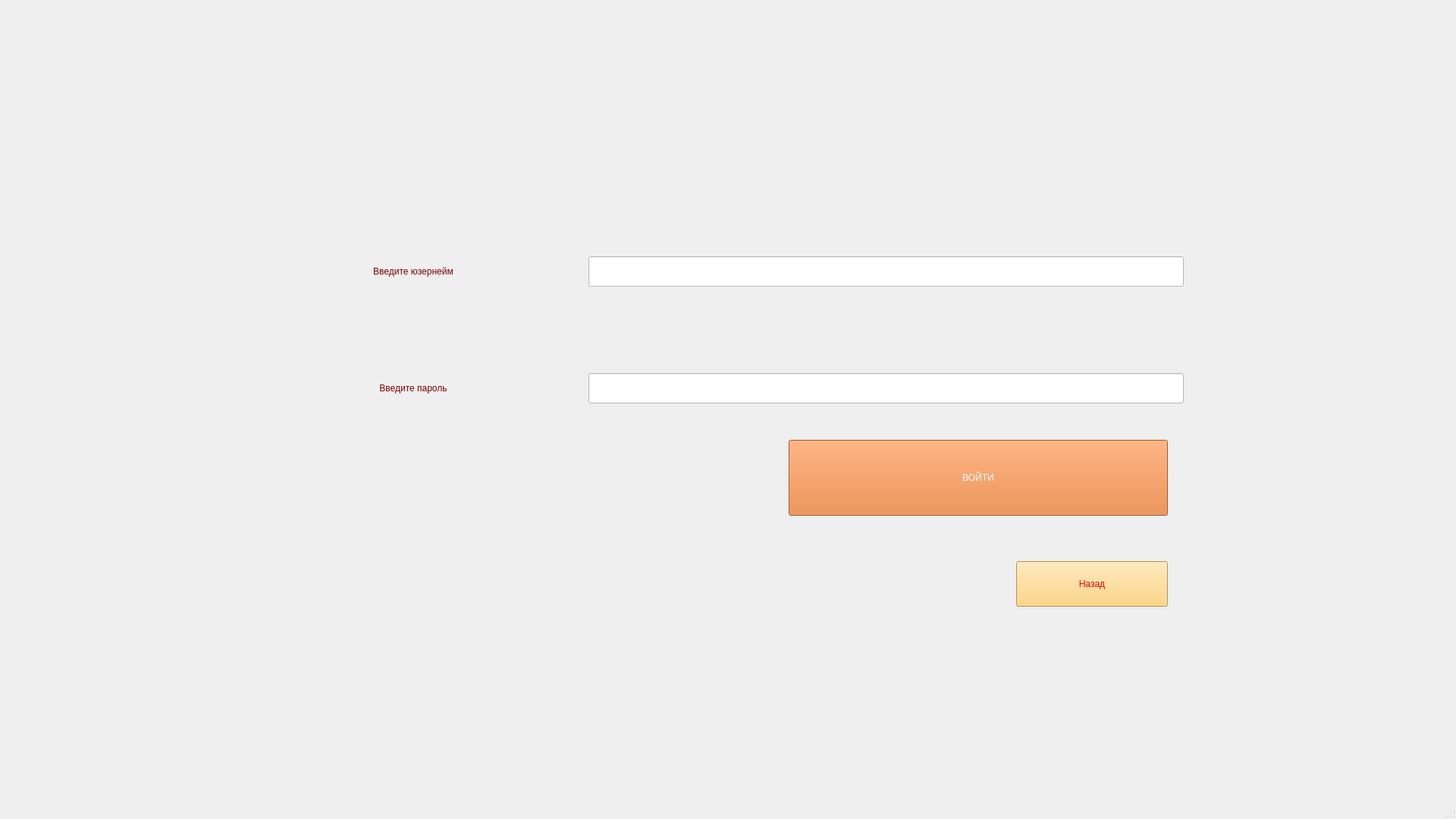
<?xml version="1.0" encoding="UTF-8"?>
<ui version="4.0">
 <class>LogWindow</class>
 <widget class="QMainWindow" name="LogWindow">
  <property name="geometry">
   <rect>
    <x>0</x>
    <y>0</y>
    <width>1920</width>
    <height>1080</height>
   </rect>
  </property>
  <property name="windowTitle">
   <string>Регистрация</string>
  </property>
  <widget class="QWidget" name="centralwidget">
   <widget class="QWidget" name="gridLayoutWidget">
    <property name="geometry">
     <rect>
      <x>320</x>
      <y>230</y>
      <width>1241</width>
      <height>411</height>
     </rect>
    </property>
    <layout class="QGridLayout" name="gridLayout">
     <item row="0" column="0">
      <widget class="QLabel" name="label">
       <property name="minimumSize">
        <size>
         <width>450</width>
         <height>0</height>
        </size>
       </property>
       <property name="styleSheet">
        <string notr="true">font: 36pt bold &quot;Helvetica&quot;;
color: rgb(128, 0, 2);</string>
       </property>
       <property name="text">
        <string>Введите юзернейм</string>
       </property>
       <property name="alignment">
        <set>Qt::AlignCenter</set>
       </property>
      </widget>
     </item>
     <item row="0" column="1">
      <widget class="QLineEdit" name="username_enter">
       <property name="minimumSize">
        <size>
         <width>0</width>
         <height>40</height>
        </size>
       </property>
       <property name="styleSheet">
        <string notr="true">background-color: rgb(255, 255, 255);
color: rgb(0, 0, 0);
font: 24pt &quot;Courier&quot;;</string>
       </property>
      </widget>
     </item>
     <item row="1" column="1">
      <widget class="QLineEdit" name="psw_enter">
       <property name="minimumSize">
        <size>
         <width>0</width>
         <height>40</height>
        </size>
       </property>
       <property name="styleSheet">
        <string notr="true">background-color: rgb(255, 255, 255);
color: rgb(0, 0, 0);
font: 24pt &quot;Courier&quot;;</string>
       </property>
      </widget>
     </item>
     <item row="1" column="0">
      <widget class="QLabel" name="label_3">
       <property name="styleSheet">
        <string notr="true">font: 36pt bold &quot;Helvetica&quot;;
color: rgb(128, 0, 2);</string>
       </property>
       <property name="text">
        <string>Введите пароль</string>
       </property>
       <property name="alignment">
        <set>Qt::AlignCenter</set>
       </property>
      </widget>
     </item>
    </layout>
   </widget>
   <widget class="QPushButton" name="log_btn">
    <property name="geometry">
     <rect>
      <x>1040</x>
      <y>580</y>
      <width>500</width>
      <height>100</height>
     </rect>
    </property>
    <property name="minimumSize">
     <size>
      <width>500</width>
      <height>100</height>
     </size>
    </property>
    <property name="cursor">
     <cursorShape>PointingHandCursor</cursorShape>
    </property>
    <property name="styleSheet">
     <string notr="true">color: rgb(255, 255, 255);
font: 75 36pt &quot;Helvetica&quot;;
background-color: rgb(226, 118, 43);</string>
    </property>
    <property name="text">
     <string>ВОЙТИ</string>
    </property>
   </widget>
   <widget class="QPushButton" name="go_back">
    <property name="geometry">
     <rect>
      <x>1340</x>
      <y>740</y>
      <width>200</width>
      <height>60</height>
     </rect>
    </property>
    <property name="minimumSize">
     <size>
      <width>200</width>
      <height>60</height>
     </size>
    </property>
    <property name="cursor">
     <cursorShape>PointingHandCursor</cursorShape>
    </property>
    <property name="styleSheet">
     <string notr="true">font: 75 36pt &quot;Courier&quot;;
color: rgb(252, 1, 7);
background-color: rgb(254, 204, 102);</string>
    </property>
    <property name="text">
     <string>Назад</string>
    </property>
   </widget>
  </widget>
  <widget class="QMenuBar" name="menubar">
   <property name="geometry">
    <rect>
     <x>0</x>
     <y>0</y>
     <width>1920</width>
     <height>24</height>
    </rect>
   </property>
  </widget>
  <widget class="QStatusBar" name="statusbar"/>
 </widget>
 <resources/>
 <connections/>
</ui>
